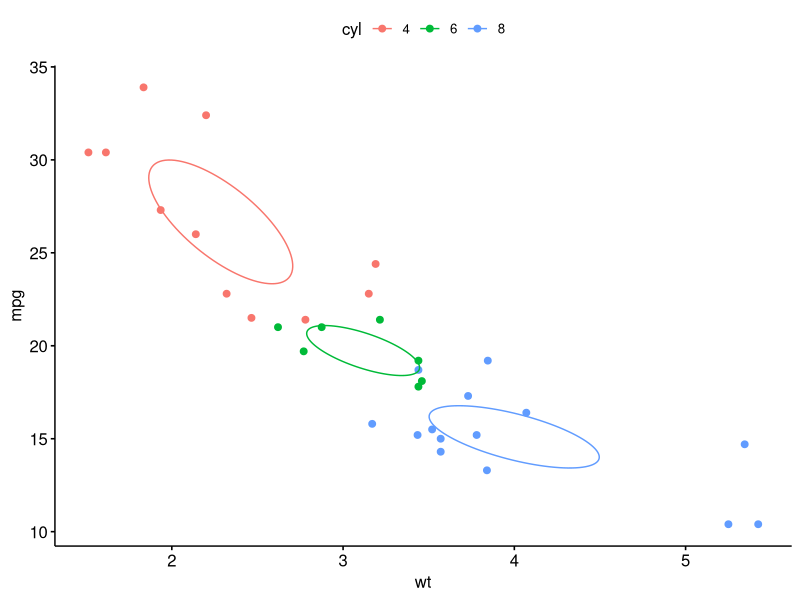
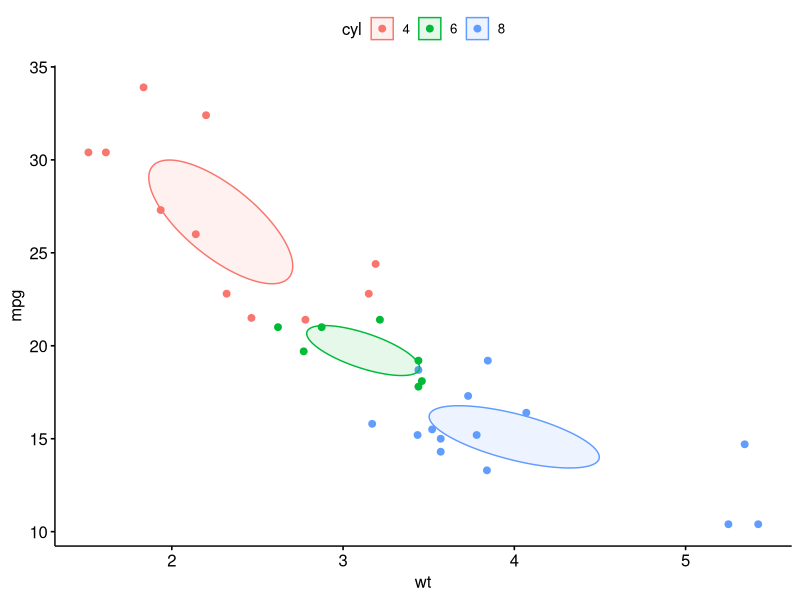

The R source for these figures, in order:
library(ggpubr)


### Name: stat_conf_ellipse
### Title: Plot confidence ellipses.
### Aliases: stat_conf_ellipse

### ** Examples

# Load data
data("mtcars")
df <- mtcars
df$cyl <- as.factor(df$cyl)

# scatter plot with confidence ellipses
ggscatter(df, x = "wt", y = "mpg", color = "cyl")+
 stat_conf_ellipse(aes(color = cyl))

ggscatter(df, x = "wt", y = "mpg", color = "cyl")+
 stat_conf_ellipse(aes(color = cyl, fill = cyl), alpha = 0.1, geom = "polygon")
